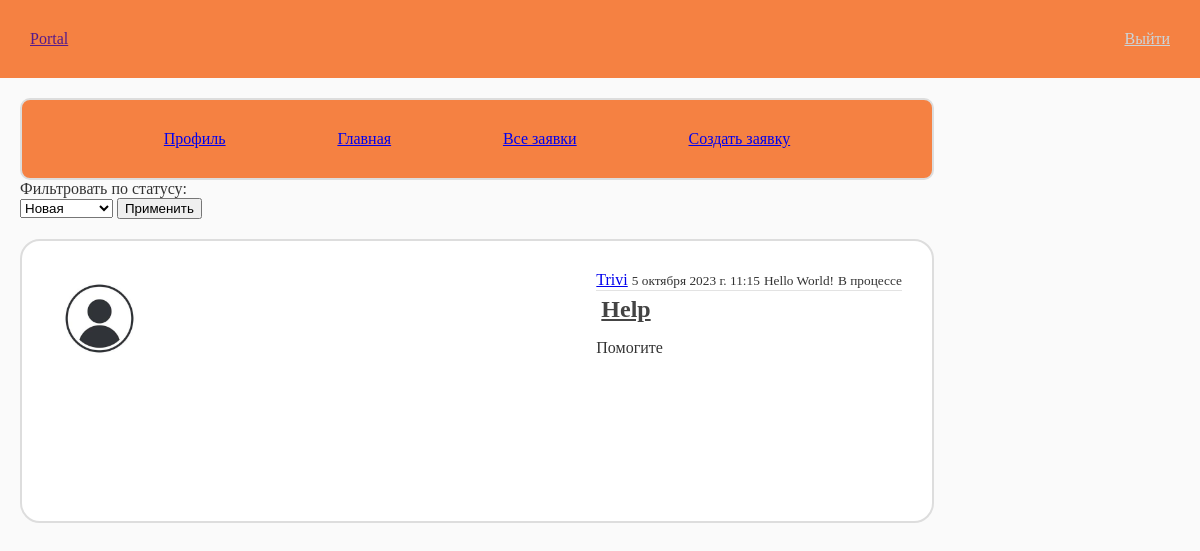
The app's page / (signed in), older data.
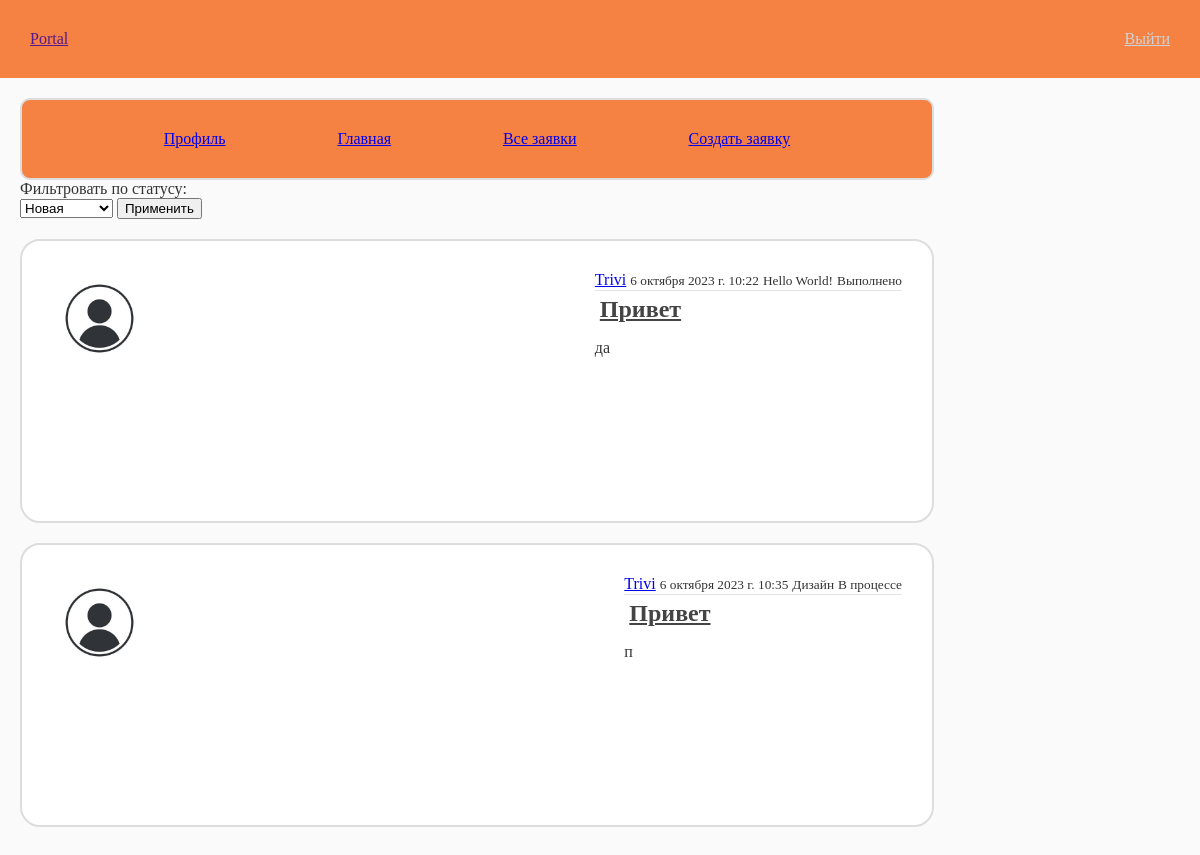
The same page, newer data.
### blog/models.py (models this page shows, shortened)
class Post(models.Model):
    STATUS_CHOICES = [
        ('new', 'Новая'),
        ('in_progress', 'Принято в работу'),
        ('completed', 'Выполнено'),
    ]
    title = models.CharField(max_length=100)
    content = models.TextField()
    created_at = models.DateTimeField(auto_now_add=True)
    updated_at = models.DateTimeField(auto_now=True)
    user = models.ForeignKey(User, on_delete=models.CASCADE)
    image = models.ImageField(upload_to='images')
    category = models.ForeignKey(Category, on_delete=models.CASCADE)
    status = models.CharField(max_length=20, choices=STATUS_CHOICES, default='new')
    comment = models.TextField(null=True, blank=True)
    image_after = models.ImageField(upload_to='images', null=True, blank=True)

class Category(models.Model):
    title = models.CharField(max_length=100)
    def __str__(self):
        return self.title

### users/models.py (models this page shows, shortened)
class Profile(models.Model):
    user = models.OneToOneField(User, on_delete=models.CASCADE)
    image = models.ImageField(default='default13.jpg', upload_to='profile_pics')

### blog/views.py (the view, shortened to what this page needs)
# urls.py: path('', post_list, name='blog-home'),
@login_required
def post_list(request, username=None):
    status = request.GET.get("status")
    user = get_object_or_404(User, username=request.user.username)
    if user.is_superuser:
        posts = Post.objects.all()
        context = {'posts': posts}
        if status:
            posts = posts = Post.objects.filter(status=status).order_by("created_at")
            context = {'posts': posts, "status": status}
        if username:
            user = get_object_or_404(User, username=username)
            posts = Post.objects.filter(user=user)
            context = {'posts': posts, "status": status}
        return render(request, 'admin/admin_posts.html', context)
    else:
        posts = Post.objects.filter(user=user)
        context = {'posts': posts}
        if status:
            posts = posts = Post.objects.filter(user=user, status=status).order_by("created_at")
            context = {'posts': posts, "status": status}
        return render(request, 'blog/user_posts.html', context)

### blog/templates/blog/user_posts.html (shortened to what this page needs)
{% extends 'blog/base.html' %}
{% block sidebar %}
  <div class="list-group">
		<a href="{% url 'profile' %}" class="list-group-item list-group-item-action" aria-current="true">Профиль</a>
		<a href="{% url 'post_list'  %}?sort=date&filter=completed" class="list-group-item list-group-item-action">Главная</a>
		<a href="{% url 'post_list' %}" class="list-group-item list-group-item-action">Все заявки</a>
		<a href="{% url 'post_create' %}" class="list-group-item list-group-item-action">Создать заявку</a>
  </div>
  {% endblock %}
{% block content %}
  {% if page != 'home' %}
  <div class="form-group">
    <form method="GET">
      <label for="exampleFormControlSelect1">Фильтровать по статусу:</label>
      <div class="d-flex">
        <select name="status" class="form-control" id="exampleFormControlSelect1">
          <option {% if status == "new" %} selected {% endif %} name="new" value="new">Новая</option>
        </select>
        <button type="submit" class="btn btn-primary ml-3">Применить</button>
      </div>
    </form>
  </div>
  {% endif %}
  {% for post in posts %}
    <article class="media content-section">
      <img class="rounded-circle article-img" src="{{ post.user.profile.image.url }}" />
      <div class="media-body">
        <div class="article-metadata">
          {% if user.is_superuser %}
          <a class="mr-2" href="{% url 'post_list' %}">{{ post.user.username }}</a>
          {% else %}
          <a class="mr-2" href="{% url 'post_list'  %}">{{ post.user.username }}</a>
          {% endif %}
          <small class="text-muted">{{ post.created_at }}</small>
          <small class="text-muted">{{ post.category }}</small>
          <small class="text-muted">
            {% if post.status == 'in_progress' %} В процессе {% endif %}
            {% if post.status == 'completed' %} Выполнено {% endif %}
          </small>
        </div>
        <h2><a class="article-title" href="{% url 'post_detail' post.id %}">{{ post.title }}</a></h2>
        <p class="article-content">{{ post.content }}</p>
      </div>
    </article>
  {% endfor %}
{% endblock %}

### blog/templates/blog/base.html (shortened to what this page needs)
{% load static %}
<html>
<head>
	<link rel="stylesheet" type="text/css" href="{% static 'blog/main.css' %}">
</head>
<body>
	<header class="site-header">
		<nav class="navbar navbar-expand-md navbar-dark bg-steel fixed-top">
			<div class="container">
				<a class="navbar-brand mr-4" href="">Portal</a>
				<div class="collapse navbar-collapse" id="navbarToggle">
					<div class="navbar-nav">
						{% if user.is_authenticated %}
						<a class="nav-item nav-link" href="{% url 'logout' %}">Выйти</a>
						{% else %}
						<a class="nav-item nav-link" href="{% url 'login' %}">Войти</a>
						<a class="nav-item nav-link" href="{% url 'register' %}">Регистрация</a>
						{% endif %}
					</div>
				</div>
			</div>
		</nav>
	</header>
	<main role="main" class="container">
		<div class="row">
			{% if user.is_authenticated %}
			<div class="col-md-4">
				{% block sidebar %}
				{% endblock %}
			</div>
			{% endif %}
			<div class="col-md-8">
				{% block content %}{% endblock %}
			</div>
		</div>
	</main>
</body>
</html>

### blog/static/blog/main.css (style rules this page uses)
body { margin: 0; padding: 0; background: #fafafa; color: #333333; }
h1, h2, h3, h4, h5, h6 { margin: 5px; color: #444444; }
.bg-steel { background-color: #f58142; padding: 10px; }
.site-header .navbar-nav .nav-link { color: #cbd5db; }
.content-section { display: flex; justify-content: space-between; background: #ffffff; padding: 30px; border: 2px solid #dddddd; border-radius: 20px; margin-bottom: 20px; margin-top: 20px; width: 850px; height: 220px; }
.article-title { color: #444444; }
.article-content { white-space: pre-line; }
.article-img { height: 95px; width: 95px; margin-right: 16px; }
.article-metadata { padding-bottom: 1px; margin-bottom: 4px; border-bottom: 1px solid #e3e3e3 }
.container { display: flex; justify-content: space-between; padding: 20px; }
.list-group { display: flex; justify-content: space-evenly; background-color: #f58142; width: 850px; border: 2px solid #dddddd; border-radius: 10px; padding: 30px; }

Row changes from the older to the newer data that the page shows:
removed Post: user.profile.image (picture), user.username "Trivi", created_at "5 октября 2023 г. 11:15", category "Hello World!", status "В процессе", title "Help", content "Помогите"
added Post: user.profile.image (picture), user.username "Trivi", created_at "6 октября 2023 г. 10:22", category "Hello World!", status "Выполнено", title "Привет", content "да"
added Post: user.profile.image (picture), user.username "Trivi", created_at "6 октября 2023 г. 10:35", category "Дизайн", status "В процессе", title "Привет", content "п"
